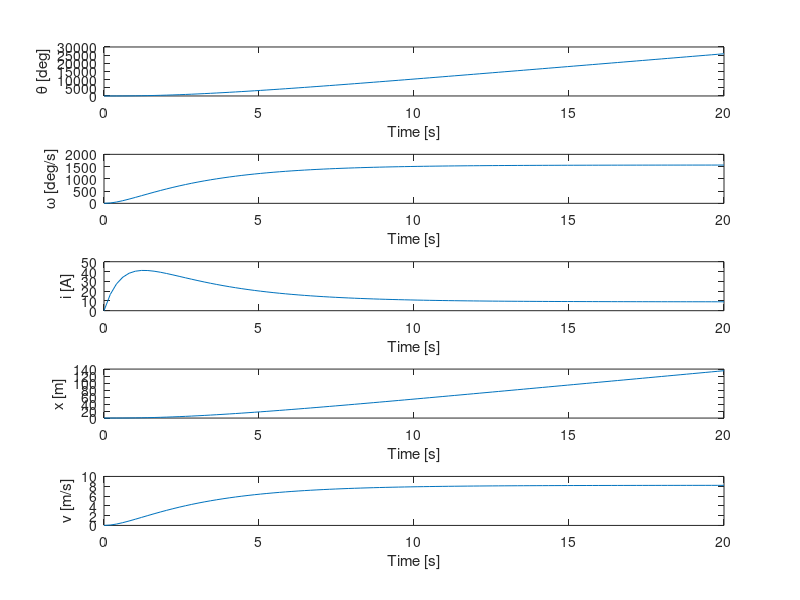

MATLAB code to generate this figure:
function simulate_ebike()
  % This m file simulates the linear motion of a simple electric bicycle model.
  % The states are wheel angle theta, wheel angular rate omega, motor current i,
  % and distance traveled x. The no-slip constraint provides that the forward
  % speed v is equal to the angular rate time the wheel speed.

  % integrate the dynamic equations over 20 seconds
  [t, res] = ode45(@rhs, linspace(0, 20), [0, 0, 0, 0]);

  % extract the states from the integration results
  theta = res(:, 1);
  omega = res(:, 2);
  i = res(:, 3);
  x = res(:, 4);

  % plot the variables of interest versus time
  subplot(5, 1, 1);
  plot(t, 180/pi*theta);
  ylabel('\theta [deg]');
  xlabel('Time [s]');

  subplot(5, 1, 2);
  plot(t, 180/pi*omega);
  ylabel('\omega [deg/s]');
  xlabel('Time [s]');

  subplot(5, 1, 3);
  plot(t, i);
  ylabel('i [A]');
  xlabel('Time [s]');

  subplot(5, 1, 4);
  plot(t, x);
  ylabel('x [m]');
  xlabel('Time [s]');

  R = 0.3;  % wheel radius [m] (change in rhs function too)
  subplot(5, 1, 5);
  plot(t, omega*R);
  ylabel('v [m/s]');
  xlabel('Time [s]');

end

function dy = rhs(t, y)
  % evaluates the right hand side of the first order ordinary differential equations

  % define numerical constants
  m = 100;  % mass [kg]
  R = 0.3;  % wheel radius [m]
  Cr = 0.005;  % coefficient of rolling resistance [unitless]
  Cd = 1.1;  % coefficient of drag [unitless]
  rho = 1.2;  % density of air [kg/m^3]
  A = 0.5;  % frontal area [m^2]
  g = 9.81;  % acceleration due to gravity [m/s^2]
  J = 0.24;  % wheel moment of inertia [kg m^2]
  bm = 0.2;  % hub friction coefficient [N*m*s]
  Kt = 1.5;  % motor torque constant [N*m/A]
  L = 0.5;  % motor inductance [H]
  Rw = 1;  % motor winding resistance [Ohm]

  % extract the states
  theta = y(1);
  omega = y(2);
  i = y(3);
  x = y(4);

  % apply a constant voltage (throttle applies 50 volts)
  V = 50;  % voltage [V]

  % evaluate the right hand side of the ode's
  v = omega*R;  % v-omega relationship from no-slip tires

  Fd = 1/2*rho*Cd*A*v^2;  % drag force [N]
  Fr = Cr*m*g;  % rolling resistant [N]

  % four 1st order ordinary differential equations in explicit form
  thetadot = omega;
  omegadot = (Kt*i - bm*omega - Fd*R - Fr*R) / (2*J + m*R^2);
  idot = (-Rw*i - Kt*omega + V)/L;
  xdot = v;

  % store the result in a vector
  dy(1) = thetadot;
  dy(2) = omegadot;
  dy(3) = idot;
  dy(4) = xdot;

end